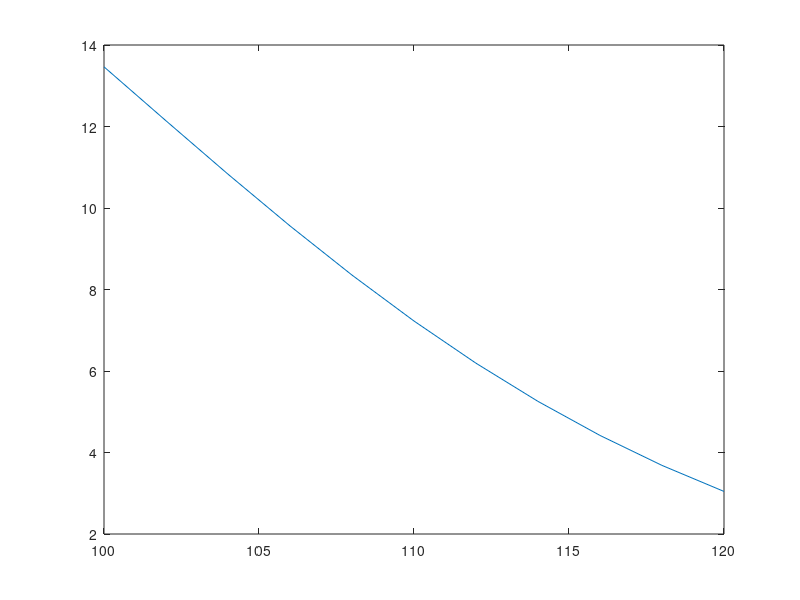

Write MATLAB code to recreate this figure.
sigma = 0.2
r = 0.1
T = 0.5
K = 102
x = 15
B = 100
S = 100:2:120
sigmaTimesSqrtT = sigma * sqrt(T)
z1 = log(S/K)/sigmaTimesSqrtT + sigmaTimesSqrtT/2
z2 = log(S/B)/sigmaTimesSqrtT + sigmaTimesSqrtT/2
y1 = log(B^2./(S*K))/sigmaTimesSqrtT + sigmaTimesSqrtT/2
y2 = log(B./S)/sigmaTimesSqrtT + sigmaTimesSqrtT/2

VS0 = x*exp(-1*r*T)*(normcdf(-1*z1 + sigmaTimesSqrtT) - normcdf(-1*z2 + sigmaTimesSqrtT) + (S/B).*normcdf(y1 - sigmaTimesSqrtT)+ (S/B) .* normcdf(y2 - sigmaTimesSqrtT))
plot(S,VS0)
